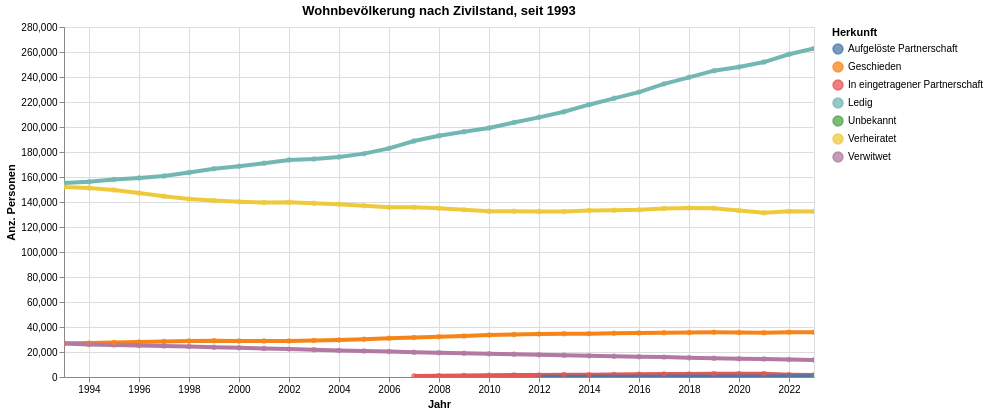

Source (notebook cell):
### Code cell
myTitle="Wohnbevölkerung nach Zivilstand, seit "+data_min_date

highlight = alt.selection(type='single', on='mouseover',
                          fields=['Ziv2Lang'], nearest=True)
#x='date:StichtagDatJahr',
base = alt.Chart(myAgg.reset_index().query('sum_WBev>100'), title=myTitle).encode(
    x=alt.X('StichtagDatJahr', axis=alt.Axis(title='Jahr'))# , axis=alt.Axis(format='%', title='percentage')
    , y=alt.X('sum_WBev', axis=alt.Axis(title='Anz. Personen'))
    , color=alt.Color('Ziv2Lang', legend=alt.Legend(title="Herkunft", orient="right"))  
    ,tooltip=['StichtagDatJahr', 'Ziv2Lang','sum_WBev']    
)
points = base.mark_circle().encode(
    opacity=alt.value(0.75)
).add_selection(
    highlight
).properties(
    width=750 , height=350
)
lines = base.mark_line().encode(
    size=alt.condition(~highlight, alt.value(0.5), alt.value(4))
).interactive()

lines + points

### Figure 1 — Vega-Lite specification as saved in the notebook (floating-point values rounded to 4 significant figures; data arrays with more than 128 entries replaced by an {"elided": "..."} marker saying what was removed)
{"config": {"view": {"continuousWidth": 400, "continuousHeight": 300}}, "layer": [{"mark": "line", "encoding": {"color": {"type": "nominal", "field": "Ziv2Lang", "legend": {"orient": "right", "title": "Herkunft"}}, "size": {"condition": {"value": 0.5, "selection": {"not": "selector009"}}, "value": 4}, "tooltip": [{"type": "temporal", "field": "StichtagDatJahr"}, {"type": "nominal", "field": "Ziv2Lang"}, {"type": "quantitative", "field": "sum_WBev"}], "x": {"type": "temporal", "axis": {"title": "Jahr"}, "field": "StichtagDatJahr"}, "y": {"type": "quantitative", "axis": {"title": "Anz. Personen"}, "field": "sum_WBev"}}, "selection": {"selector010": {"type": "interval", "bind": "scales", "encodings": ["x", "y"]}}, "title": "Wohnbevölkerung nach Zivilstand, seit 1993"}, {"mark": "circle", "encoding": {"color": {"type": "nominal", "field": "Ziv2Lang", "legend": {"orient": "right", "title": "Herkunft"}}, "opacity": {"value": 0.75}, "tooltip": [{"type": "temporal", "field": "StichtagDatJahr"}, {"type": "nominal", "field": "Ziv2Lang"}, {"type": "quantitative", "field": "sum_WBev"}], "x": {"type": "temporal", "axis": {"title": "Jahr"}, "field": "StichtagDatJahr"}, "y": {"type": "quantitative", "axis": {"title": "Anz. Personen"}, "field": "sum_WBev"}}, "height": 350, "selection": {"selector009": {"type": "single", "on": "mouseover", "fields": ["Ziv2Lang"], "nearest": true}}, "title": "Wohnbevölkerung nach Zivilstand, seit 1993", "width": 750}], "data": {"name": "data-9d01120686643b1e7978fa8558c24a7f"}, "$schema": "https://vega.github.io/schema/vega-lite/v4.8.1.json", "datasets": {"data-9d01120686643b1e7978fa8558c24a7f": {"elided": "154 records"}}}
